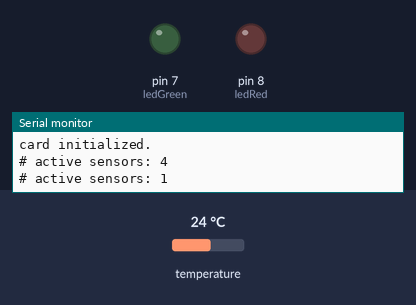
The sketch below on a simulated Arduino Uno, built with avr-gcc and run on an emulated ATmega328P. Shown: output pins drawn as LEDs (lit = HIGH), the last lines printed to the serial monitor. The test bench sets the inputs (shaded band); at power-on: temperature 24 °C. The local clock reads 2024-03-15 10:24:30 at power-on unless the sketch sets it; storage starts empty.

Above: at 1.4 s.
At 5.1 s:
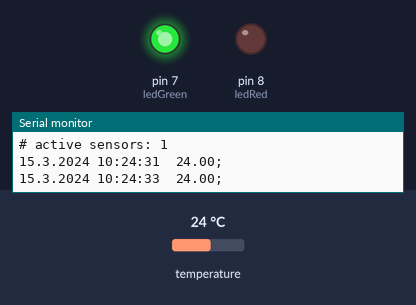
Timing chart, 0 to 7.4 s (numbered marks = the images above):
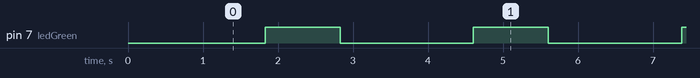

Measured:
- by itself, pin 7 (ledGreen): alternates HIGH for 1.0 s and LOW for 1.8 s

The sketch:

Temperaturelogger.ino
```cpp
// (licence header left out)
#include <OneWire.h>
#include <DallasTemperature.h>
#include <SPI.h>
#include <SD.h>
#include <virtuabotixRTC.h>

virtuabotixRTC myRTC(4, 5, 6); //Pins for the DS1302 RTC (CLK, DAT, RST)

#define ONE_WIRE_BUS 3  // Pin for sensors
#define DS18B20_Aufloesung 12  //
DeviceAddress DS18B20_Adress;

OneWire oneWire(ONE_WIRE_BUS);
DallasTemperature myDS18B20(&oneWire);

#define NumberSensorsDS18B20  4  // Number of Sensors

const float NoVal = 999.99;
float Temperatur[4] = {NoVal,NoVal, NoVal, NoVal};

const int chipSelect = 10;  // For SD Card

// LED Setup
const int ledGreen = 7;
const int ledRed = 8;

int ledStateGrun = LOW;
int ledStateRot = LOW;

// Red and Green LEDS on: SD Card missing
// Red LED on: 1 Sensor disconnected
// Green LED blinks: Value written to SD Card
// Red LED blinks: Value NOT writeable to SD Card

void setup(void) {
  pinMode(ledGreen, OUTPUT);
  pinMode(ledRed, OUTPUT);
  Serial.begin(9600);
  Serial.println("DS18B20 Test");
  Serial.println();
  // see if the card is present and can be initialized:
  if (!SD.begin(chipSelect)) {
    Serial.println("Card failed, or not present");
    digitalWrite(ledGreen, 1);
    // don't do anything more, just signal with LEDs:
    while (1) {
      digitalWrite(ledRed, 1);
      delay(500);
      digitalWrite(ledRed, 0);
      delay(500);
    };
  }
  Serial.println("card initialized.");
  delay(1000);

  Serial.print("# active sensors: ");
  Serial.println(NumberSensorsDS18B20);

  if ((NumberSensorsDS18B20 > 0) and (NumberSensorsDS18B20 < 5)) {
    myDS18B20.begin();
    Serial.print("# active sensors: ");
    Serial.println(myDS18B20.getDeviceCount(), DEC);
    Serial.println();

    for(byte i=0 ;i < myDS18B20.getDeviceCount(); i++) {
      if(myDS18B20.getAddress(DS18B20_Adress, i)) {
        myDS18B20.setResolution(DS18B20_Adress, DS18B20_Aufloesung);
      }
    }
  }
}

void loop(void) {
  // make a string for assembling the data to log:
  String dataString = "";

  // Getting the time from the RTC and safe it to the string
  myRTC.updateTime();
  dataString += myRTC.dayofmonth; //You can switch between day and month if you're using American system
  dataString += ".";
  dataString += myRTC.month;
  dataString += ".";
  dataString += myRTC.year;
  dataString += " ";
  if (myRTC.hours < 10) {  // Check if leading 0 is necessary, just for layout reasons
    dataString += "0";
  };
  dataString += myRTC.hours;
  dataString += ":";
  if (myRTC.minutes < 10) {
    dataString += "0";
  };
  dataString += myRTC.minutes;
  dataString += ":";
  if (myRTC.seconds < 10) {
    dataString += "0";
  };
  dataString += myRTC.seconds;
  dataString += "\t";

  if ((NumberSensorsDS18B20 > 0) and (NumberSensorsDS18B20 < 5)) {
    myDS18B20.requestTemperatures();
    for(byte i=0 ;i < NumberSensorsDS18B20; i++) {
      if (i < myDS18B20.getDeviceCount()) {
        Temperatur[i] = NoVal; // setting it to NoVal before setting it to
        // the real value prevents empty values
        Temperatur[i] = myDS18B20.getTempCByIndex(i);
        // DEVICE_DISCONNECTED_C does not work for me
        if (Temperatur[i] == DEVICE_DISCONNECTED_C) {
            Temperatur[i] = NoVal;
            Serial.println("Error");
            digitalWrite(ledRed, 1);
        } else {
              dataString += Temperatur[i];
              dataString += "; " ;
        }
      }
    }
  }

  // open the file.
  File dataFile = SD.open("datalog.txt", FILE_WRITE);

  // if the file is available, write to it:
  if (dataFile) {
    dataFile.println(dataString);
    dataFile.close();
    // print to the serial port too and indicate it with green LED
    Serial.println(dataString);
    digitalWrite(ledGreen, 1);
  }
  // if the file isn't open, pop up an error and indicate it with red LED:
  else {
    Serial.println(dataString);
    Serial.println("error opening datalog.txt");
    digitalWrite(ledRed, 1);
  }

  // Wait a second, otherwise the state of the LEDs are changed too fast to see
  delay(1000);
  digitalWrite(ledGreen, 0);
  digitalWrite(ledRed, 0);
  delay(1000);
}
```
